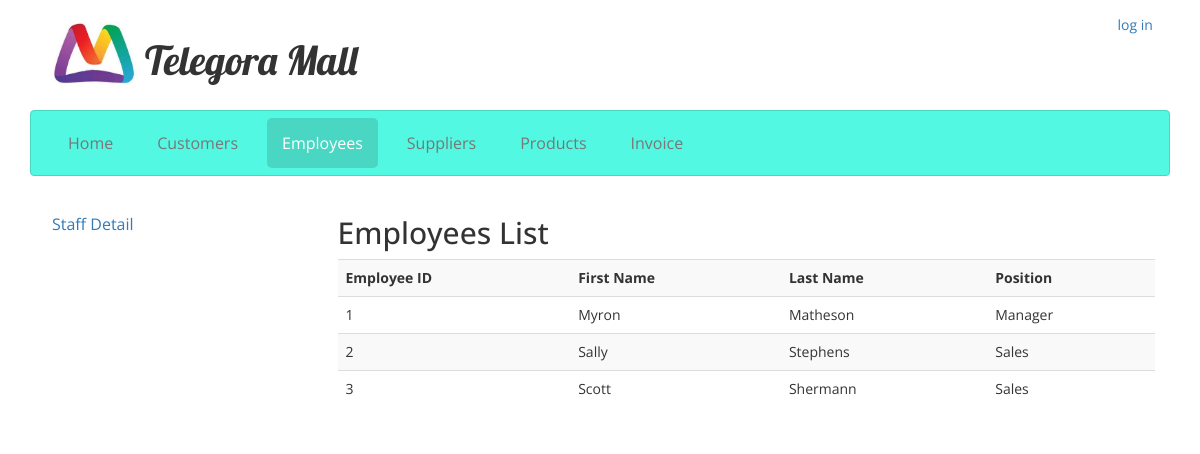
Page /employees.php on the committed database.
### tables this page shows
CREATE TABLE IF NOT EXISTS `employee` (
  `id` int(11) NOT NULL AUTO_INCREMENT,
  `first_name` varchar(30) NOT NULL,
  `last_name` varchar(30) NOT NULL,
  `position` varchar(30) DEFAULT NULL,
  `dob` date NOT NULL,
  `tfn` char(10) DEFAULT NULL,
  `start_date` timestamp NOT NULL DEFAULT CURRENT_TIMESTAMP,
  PRIMARY KEY (`id`)
);

### listEmployee_scr.php (the view, shortened to what this page needs)
<?php
require("connect.php");
$sql = "SELECT id, first_name, last_name, position
		FROM employee";
$result = $conn->query($sql);
if ($result->num_rows > 0) {
	echo '<table class="table table-striped" id="outTable">';
	echo     "<tr>
				<th>Employee ID</th>
                <th>First Name</th>
                <th>Last Name</th>
                <th>Position</th>";
			echo "</tr>";
	while($row = $result->fetch_assoc()) {
		$id = $row['id'];
        $first_name = $row["first_name"];
        $last_name = $row["last_name"];
        $position = $row["position"];
	echo "<tr>
			<td onclick=popfields($id)>$id</td>
            <td>$first_name</td>
            <td>$last_name</td>
			<td>$position</td>";
		echo "</tr>";
	}
	echo "</table>";
} else {
	echo "0 results";
}
?>

### styles.css (style rules this page uses)
body { font-family: "Open Sans", "Gill Sans", "Gill Sans MT", Calibri, "Trebuchet MS", sans-serif; }

### rows in the picture
employee: id "1", first_name "Myron", last_name "Matheson", position "Manager"
employee: id "2", first_name "Sally", last_name "Stephens", position "Sales"
employee: id "3", first_name "Scott", last_name "Shermann", position "Sales"
